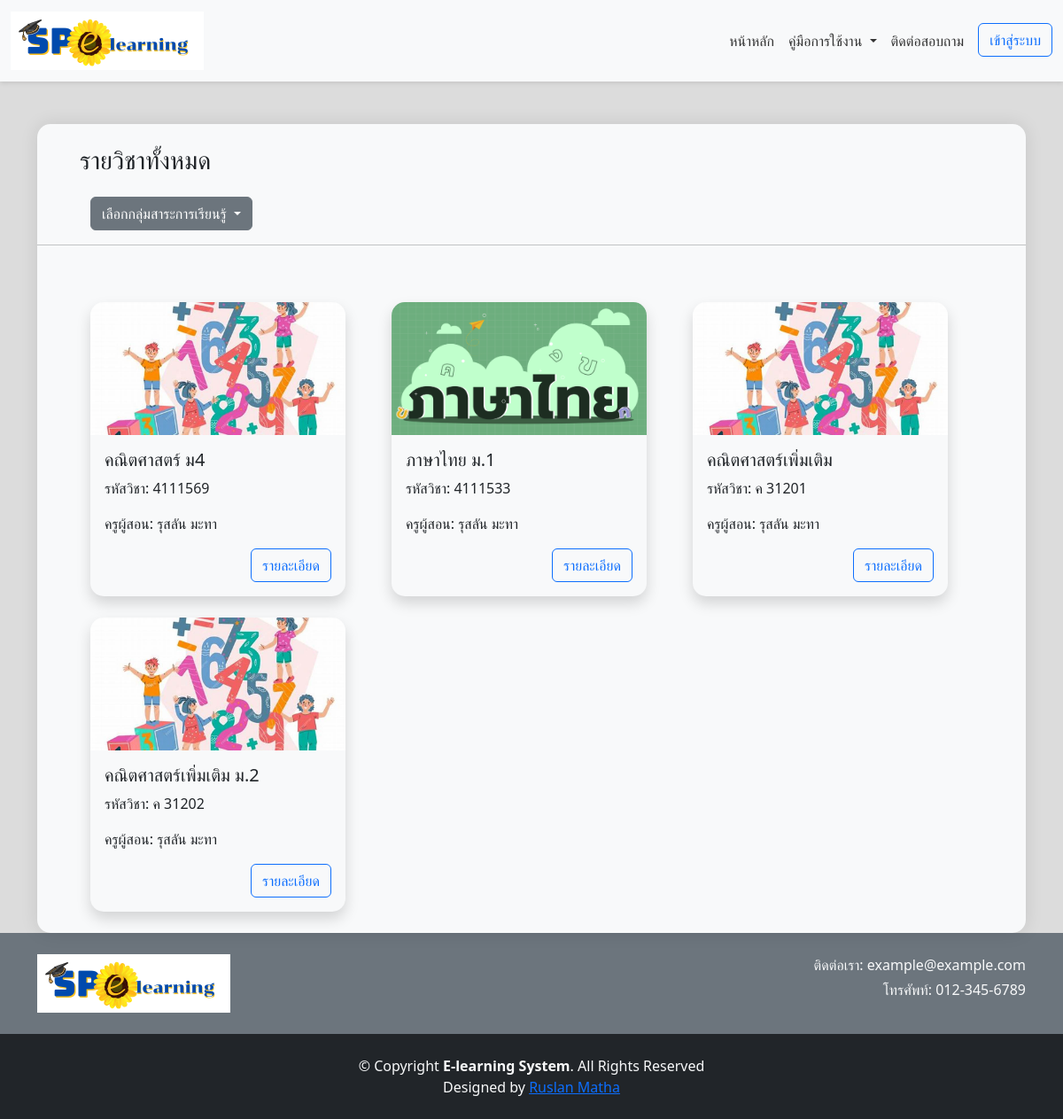
The page /student/lib_all_course.php on the database its author committed.
### tables this page shows
CREATE TABLE `courses` (
  `c_id` int(11) NOT NULL,
  `course_name` varchar(255) NOT NULL,
  `description` text NOT NULL,
  `teacher_id` int(11) NOT NULL DEFAULT 1,
  `created_at` datetime NOT NULL,
  `updated_at` datetime NOT NULL,
  `c_img` varchar(255) NOT NULL,
  `course_code` varchar(255) NOT NULL,
  `group_id` int(11) DEFAULT NULL,
  `is_open` tinyint(1) DEFAULT 1,
  `access_code` varchar(255) DEFAULT NULL
);

CREATE TABLE `teachers` (
  `t_id` int(11) NOT NULL,
  `username` varchar(255) NOT NULL,
  `password` varchar(255) NOT NULL,
  `first_name` varchar(255) NOT NULL,
  `last_name` varchar(255) NOT NULL,
  `email` varchar(255) NOT NULL,
  `group_id` int(11) DEFAULT NULL,
  `image_id` int(11) DEFAULT NULL
);

### student/lib_all_course.php (the view, shortened to what this page needs)
<?php
include('../connections/connection.php');
    $stmt = $db->prepare("SELECT * FROM courses");
    $stmt->execute();
    $courses = $stmt->fetchAll(PDO::FETCH_ASSOC);
?>
<?php include('../uploads/head.php');?>
<body style="background-color: rgb(220, 220, 220);">
<nav class="navbar navbar-expand-lg navbar-light bg-light navbar-custom sticky-top">
  <div class="container-fluid">
    <a class="navbar-brand navbar-brand-custom" href="../index.php">
      <img src="../uploads/img/logo.png" alt="Logo">
    </a>
    <div class="collapse navbar-collapse justify-content-end" id="navbarNav">
      <ul class="navbar-nav">
        <li class="nav-item">
          <a class="nav-link" href="../index.php">หน้าหลัก</a>
        </li>
        <li class="nav-item dropdown">
          <a class="nav-link dropdown-toggle" href="#" id="navbarDropdownMenuLink" role="button" data-bs-toggle="dropdown" aria-expanded="false">
          คู่มือการใช้งาน
          </a>
        </li>
        <li class="nav-item">
          <a class="nav-link me-2" href="#">ติดต่อสอบถาม</a>
        </li>
        <li class="nav-item">
          <a class="btn btn-outline-primary nav-btn" href="../login.php">เข้าสู่ระบบ</a>
        </li>
      </ul>
    </div>
  </div>
</nav>
        <div class="container">
        <div class="card mt-5">
        <h3 class="my-4 me-5 mx-5">รายวิชาทั้งหมด</h3>
        <div class="row me-5 mx-5">
        <div class="dropdown">
  <button class="btn btn-secondary dropdown-toggle" type="button" id="dropdownMenuButton" data-bs-toggle="dropdown" aria-expanded="false">
    เลือกกลุ่มสาระการเรียนรู้
  </button>
</div>
      </div>
          <hr color="blue" size="2" width="100%">
          <div class="row mt-5 me-5 mx-5">
          <?php foreach ($courses as $course): ?>
          <?php if ($course['is_open'] == 1): ?>
              <div class="col-md-4 mb-4">
                  <div class="card border-primary border-3 shadow" style="width: 18rem;">
                      <img src="<?php echo $course['c_img']; ?>" class="card-img-top" alt="Course Image">
                      <div class="card-body">
                          <h5 class="card-title"><?php echo $course['course_name']; ?></h5>
                          <p class="card-text">รหัสวิชา: <?php echo $course['course_code']; ?></p>
                          <?php
                          $teacher_id = $course['teacher_id'];
                          $teacher_stmt = $db->prepare("SELECT * FROM teachers WHERE t_id = :teacher_id");
                          $teacher_stmt->bindParam(':teacher_id', $teacher_id);
                          $teacher_stmt->execute();
                          $teacher = $teacher_stmt->fetch(PDO::FETCH_ASSOC);
                          ?>
                          <p class="card-text">ครูผู้สอน: <?php echo $teacher['first_name']; ?> <?php echo $teacher['last_name']; ?></p>
                          <a href="../login.php" class="btn btn-outline-primary" style="float: right;">รายละเอียด</a>
                      </div>
                  </div>
              </div>
          <?php endif; ?>
      <?php endforeach; ?>
          </div>
          </div>
        </div>
<footer class="footer bg-secondary text-light py-4">
    <div class="container">
        <div class="row">
            <div class="col-md-6 text-start">
                <a class="navbar-brand navbar-brand-custom" href="#">
                    <img src="../uploads/img/logo.png" alt="Logo">
                </a>
            </div>
            <div class="col-md-6 text-end">
                <p class="mb-1">ติดต่อเรา: example@example.com</p>
                <p class="mb-0">โทรศัพท์: 012-345-6789</p>
            </div>
        </div>
    </div>
</footer>
<footer class="footer bg-dark text-light py-4">
    <div class="container text-center">
      &copy; Copyright <strong><span>E-learning System</span></strong>. All Rights Reserved
    </div>
    <div class="credits text-center">
      Designed by <a href="https://web.facebook.com/profile.php?id=100009502864499" target="_blank" >Ruslan Matha</a>
    </div>
</footer>
</body>
</html>

### uploads/head.php (shortened to what this page needs)
<!DOCTYPE html>
<html lang="en">
<head>
  <link href="https://cdn.jsdelivr.net/npm/bootstrap@5.3.0-alpha1/dist/css/bootstrap.min.css" rel="stylesheet">
  <link href="https://cdn.jsdelivr.net/npm/bootstrap-icons@1.7.2/font/bootstrap-icons.css" rel="stylesheet">
</head>

### uploads/head.php (style rules this page uses)
.navbar-custom { background-color: #ffffff; }
.navbar-brand-custom { width: 250px; height: auto; }
.navbar-brand { color: #333; }
.navbar-nav .nav-link { color: #333; }
.navbar.sticky-top { box-shadow: 0px 2px 5px rgba(0, 0, 0, 0.1); }
.card { border-radius: 10px; box-shadow: 0px 4px 8px rgba(0, 0, 0, 0.1); background-color: #f8f9fa; }
.card { border: none; border-radius: 15px; box-shadow: 0px 0px 20px rgba(0, 0, 0, 0.1); transition: all 0.3s ease; }
.card-img-top { border-top-left-radius: 15px; border-top-right-radius: 15px; height: 150px; object-fit: cover; }

### rows shown on the page
courses: c_img (picture), course_name "คณิตศาสตร์ ม4", course_code "4111569", teacher.first_name "รุสลัน", teacher.last_name "มะทา"
courses: c_img (picture), course_name "ภาษาไทย ม.1", course_code "4111533", teacher.first_name "รุสลัน", teacher.last_name "มะทา"
courses: c_img (picture), course_name "คณิตศาสตร์เพิ่มเติม", course_code "ค 31201", teacher.first_name "รุสลัน", teacher.last_name "มะทา"
courses: c_img (picture), course_name "คณิตศาสตร์เพิ่มเติม ม.2", course_code "ค 31202", teacher.first_name "รุสลัน", teacher.last_name "มะทา"
